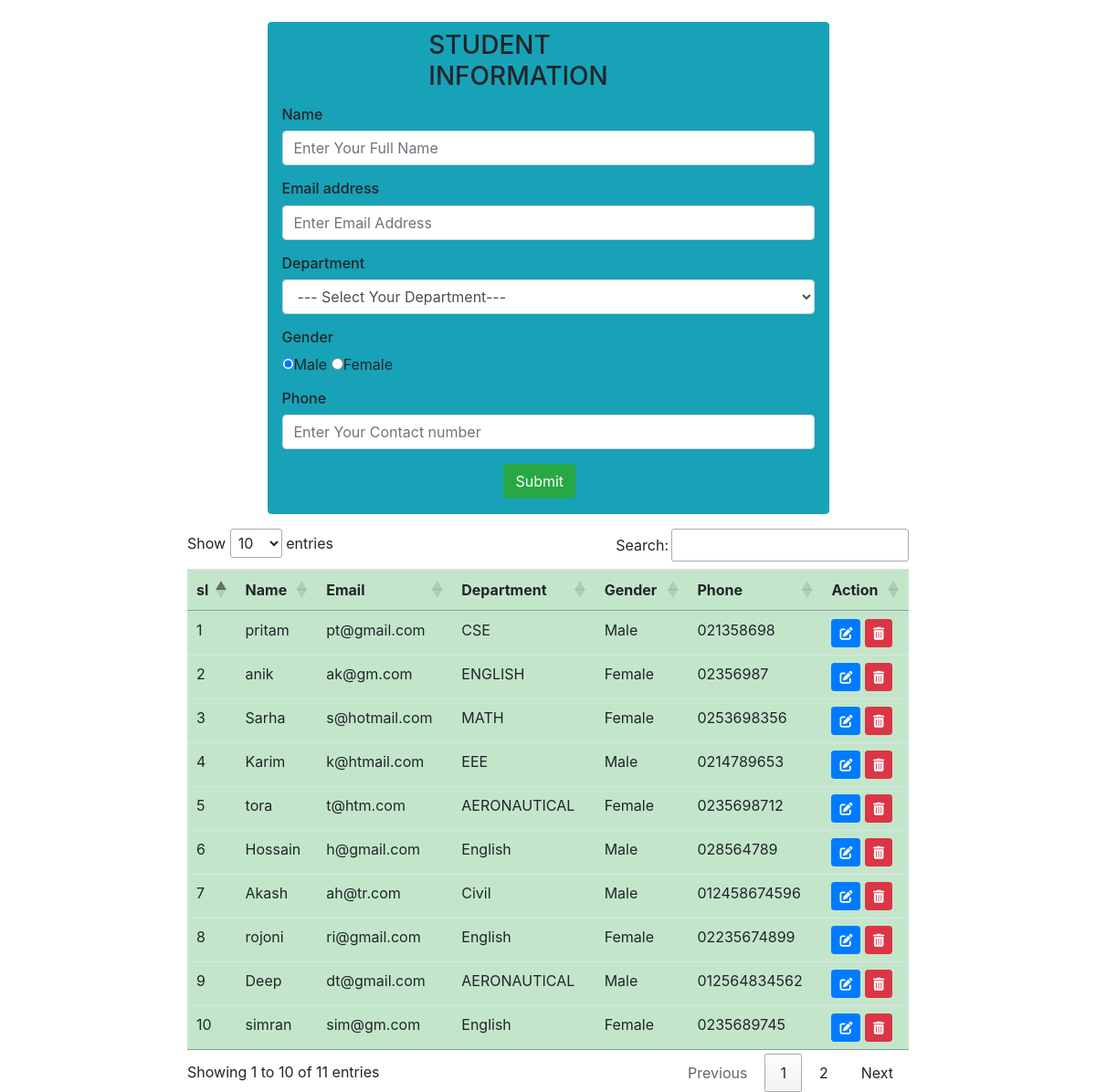
The page / on the database its author committed.
### tables this page shows
CREATE TABLE `tbl_student` (
  `student_id` int(100) NOT NULL,
  `name` varchar(100) NOT NULL,
  `email` varchar(100) NOT NULL,
  `department` varchar(100) NOT NULL,
  `gender` varchar(100) NOT NULL,
  `phone` varchar(100) NOT NULL
);

### class.php (called while the page is built, shortened)
<?php
    class Exam{
        private $connection;
        function __construct() {
            $this->connection = new mysqli("localhost","root","","final");
        }
        function show(){
           $result =  $this->connection->query("SELECT * FROM tbl_student");
           return $result;
        }
    }
?>

### index.php (the view, shortened to what this page needs)
<?php
include 'class.php';
$classObj = new Exam;
?>
<!DOCTYPE html>
<html lang="en">
<head>
    <link rel="stylesheet" href="//cdn.datatables.net/1.12.1/css/jquery.dataTables.min.css">
    <link rel="stylesheet" href="https://cdn.jsdelivr.net/npm/bootstrap@4.0.0/dist/css/bootstrap.min.css">
    <link rel="stylesheet" href="https://cdnjs.cloudflare.com/ajax/libs/font-awesome/6.1.2/css/all.min.css" />
</head>
<body>
            <div class="row pt-4">
                <div class="col-md-6 offset-md-3 bg-info border rounded border-info">
                        <h3 class="col-md-6 offset-md-3 pt-2" >STUDENT INFORMATION</h3>
                    <form  method="POST">
                        <div class="form-group pt-2 ">
                            <h6>Name</h6>
                            <input type="text" name="name" class="form-control" id=""  placeholder="Enter Your Full Name">
                        </div>
                        <div class="form-group">
                            <h6 >Email address</h6>
                            <input type="email" name="email" class="form-control" id="exampleInputEmail1" aria-describedby="emailHelp" placeholder="Enter Email Address">
                        </div>
                        <div class="form-group">
                            <h6 >Department</h6>
                            <select name="department" id="" class="form-control">
                                <option value="1">--- Select Your Department---</option>
                            </select>
                        </div>
                        <div class="form-group">
                            <h6 >Gender</h6>
                            <input type="radio" name="gender" id="gender" value="Male" checked required>Male</input>
                            <input type="radio" name="gender" id="gender" value="Female" required>Female</input>
                        </div>
                        <div class="form-group">
                            <h6 >Phone</h6>
                            <input type="text" name="phone" class="form-control" id="exampleInputPassword1" placeholder="Enter Your Contact number">
                        </div>
                       <div class="pb-3"> <button type="submit" name="submit" class="btn btn-success offset-md-5">Submit</button>  </div>
                    </form>
                </div>
            </div>
    <div class="row pt-3 d-flex">
        <div class="col-md-8 offset-md-2">
            <table class="table table-success"  id="myTable">
                <thead>
                    <tr>
                        <th>sl</th>
                        <th>Name</th>
                        <th>Email</th>
                        <th>Department</th>
                        <th>Gender</th>
                        <th>Phone</th>
                        <th>Action</th>
                    </tr>
                </thead>
                <tbody>
                    <?php
                            $showResult =  $classObj->show();
                            $sl = 1;
                            while($data =$showResult->fetch_assoc()){
                            echo'<tr>
                            <td>'.$sl.'</td>
                            <td>'.$data["name"].'</td>
                            <td>'.$data["email"].'</td>
                            <td>'.$data["department"].'</td>
                            <td>'.$data["gender"].'</td>
                            <td>'.$data["phone"].'</td>
                            <td>
                                <button class="btn btn-primary btn-sm" data-toggle="modal" data-target="#edit'.$data["student_id"].'"><i class="fa-solid fa-pen-to-square"></i></button>
                                <button class="btn btn-danger btn-sm" data-toggle="modal" data-target="#delete'.$data["student_id"].'" ><i class="fa-solid fa-trash-can"></i></button>
                            </td>';
                        ?>
                        <div class="modal fade" id="edit<?php echo $data['student_id'];?>" tabindex="-1" role="dialog" aria-labelledby="exampleModalLongTitle" aria-hidden="true">
                            <?php
                            $sl++;
                        }?>
                </tbody>
            </table>
        </div>
    </div>
</body>
</html>

### rows shown on the page
tbl_student: name "pritam", email "pt@gmail.com", department "CSE", gender "Male", phone "021358698"
tbl_student: name "anik", email "ak@gm.com", department "ENGLISH", gender "Female", phone "02356987"
tbl_student: name "Sarha", email "s@hotmail.com", department "MATH", gender "Female", phone "0253698356"
tbl_student: name "Karim", email "k@htmail.com", department "EEE", gender "Male", phone "0214789653"
tbl_student: name "tora", email "t@htm.com", department "AERONAUTICAL", gender "Female", phone "0235698712"
tbl_student: name "Hossain", email "h@gmail.com", department "English", gender "Male", phone "028564789"
tbl_student: name "Akash", email "ah@tr.com", department "Civil", gender "Male", phone "012458674596"
tbl_student: name "rojoni", email "ri@gmail.com", department "English", gender "Female", phone "02235674899"
tbl_student: name "Deep", email "dt@gmail.com", department "AERONAUTICAL", gender "Male", phone "012564834562"
tbl_student: name "simran", email "sim@gm.com", department "English", gender "Female", phone "0235689745"
